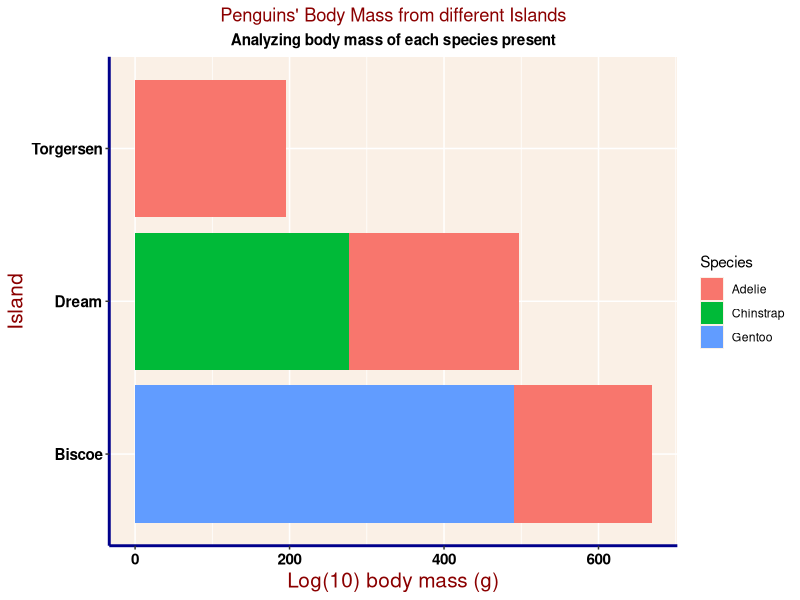
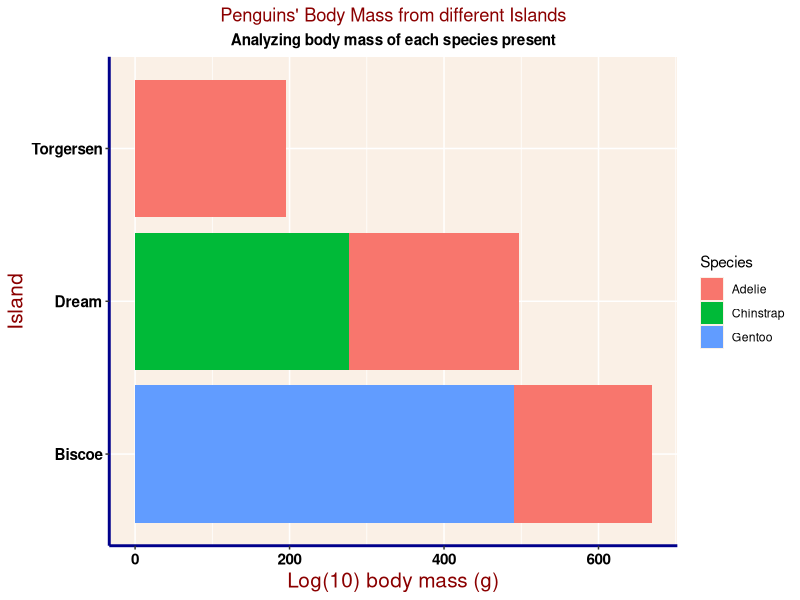

Source code (R) for these figures, in order:
################################################################
### Today we are learning dplyr package -- with the group
### Created by: Joynaline Hart
### Created on: 2022-02-15
###############################################################

#### Load Libraries ######
library(palmerpenguins)
library(tidyverse)
library(here)

### Load data ######
# The data is part of the package and is called penguins
glimpse(penguins)

### Calculate the mean and variance of body mass by species, island, sex without NAs #####
penguins_meanvar <- penguins %>% #calling out penguin dataframe
                      group_by (species, island, sex) %>% #selecting certain columns
                      drop_na(species) %>% #removing NAs from species
                      drop_na(island) %>% #removing NAs from island
                      drop_na(sex) %>% #removing NAs from sex
                      summarise(mean_body_mass = mean(body_mass_g, na.rm=TRUE), #calculating mean from body mass
                      variance_body_mass = var(body_mass_g, na.rm=TRUE)) #calculating variance from body mass
view(penguins_meanvar)   #viewing the object done above

### Filter out male penguins #####
penguins %>% #calling out penguin dataframe
  filter (sex=="female") %>%  #filtering female and leaving male
  mutate (log_mass = log(body_mass_g)) %>% #calculating for logmass
  select (Species = species, Island = island, Sex = sex, log_mass) %>% #selecting only certain columns; changing s to S and so on
  ggplot (aes(x=Island, #setting x equal to Island
              y=log_mass, #setting y equal to log mass
              fill = Species)) + #coloring the Species
  geom_bar(stat="identity") + #making a bar graph
  coord_flip() + #flipping the coordinate
  theme(axis.text = element_text(size = 11,  #apply to every texts seen
                                 color = "black", 
                                 face = "bold"),
        axis.line = element_line(color = "darkblue", #specific for axis line 
                                 size = 1,
                                 linetype = "solid"),
        plot.title = element_text(color = "darkred", #changing the plot title's color and adjusting its placement
                                  hjust = 0.5),
        plot.subtitle = element_text(color="black",  #changing the subtitle's color and adjusting its placement; changed size and bolded it
                                     size = 11, 
                                     face = "bold", 
                                     hjust = 0.5),
        axis.title=element_text(size=15,            #changing the axis title's color and bolding it
                                color = "darkred"),
        panel.background=element_rect(fill="linen")) + #changing the background to linen
  labs(title = "Penguins' Body Mass from different Islands",  #setting what the title is
       subtitle = "Analyzing body mass of each species present", #setting what the subtitle says
       x = "Island", #setting what the x-axis is all about
       y = "Log(10) body mass (g)") #setting what the y-axis is all about

ggsave(here("Week_4", "Output", "Week4_Penguiun_Bodymass_vs_Island.png"),  #saving the plot
       width=7, height=5)   #setting the size of the plot
